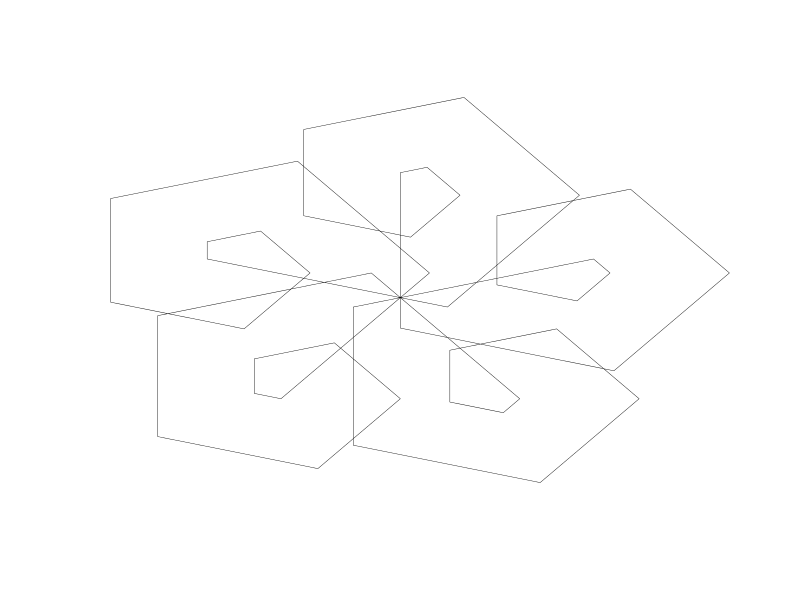

This chart was generated by the following R code:
## ---- chunk 1
drawit = function(L=16,dD=-pi/2,D=-pi/2,n=1000){
    x = c(0)
    y = c(0)
    l = L
    for(i in 1:n){
        x0 = x[i]
        y0 = y[i]
        x2 = x[i]+l*cos(D)
        y2 = y[i]+l*sin(D)
        l = (l-2)%%L+1
        D = D+dD
        x = c(x,x2)
        y = c(y,y2)
    }
    xmin = min(x)
    xmax = max(x)
    xmid = mean(c(xmin,xmax))
    ymin = min(y)
    ymax = max(y)
    ymid = mean(c(ymin,ymax))
    r = max(c(xmax-xmid,ymax-ymid))
    xlo = xmid-r
    xhi = xmid+r
    ylo = ymid-r
    yhi = ymid+r
    plot(0,0,"n",axes=F,ann=F,xlim=c(xlo,xhi),ylim=c(ylo,yhi))
    lines(x,y,lwd=0.4)
}

drawit(9,2*pi/5)
